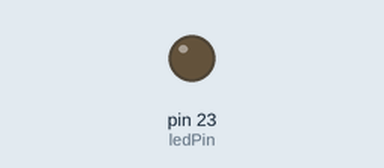
A sketch run on a simulated Arduino Mega 2560, built with avr-gcc and run on an emulated ATmega2560. Shown: output pins drawn as LEDs (lit = HIGH).

Above: at 0.3 s.
At 4.3 s:
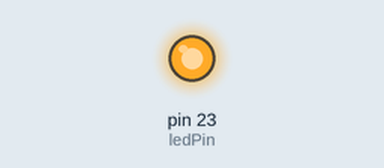
Timing chart, 0 to 7.1 s (numbered marks = the images above):
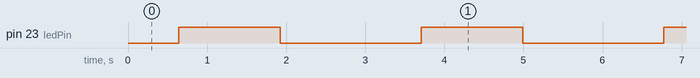

The sketch:

Aumentar_y_disminuir_un_LED_analogWrite.ino
```cpp
const int ledPin = 23;

void setup(){
  pinMode(ledPin, OUTPUT);
}
void loop(){
  // aumenta el brillo
  for(int ciclo = 0; ciclo <= 255; ciclo++){
    analogWrite(ledPin, ciclo);
    delay(5);
  }
  // disminuye el brillo
 for(int ciclo = 255; ciclo >= 0; ciclo--){
    analogWrite(ledPin, ciclo);
    delay(5);
  }
  delay(500);
}
```

Measured:
- by itself, pin 23 (ledPin): alternates HIGH for 1.3 s and LOW for 1.8 s
